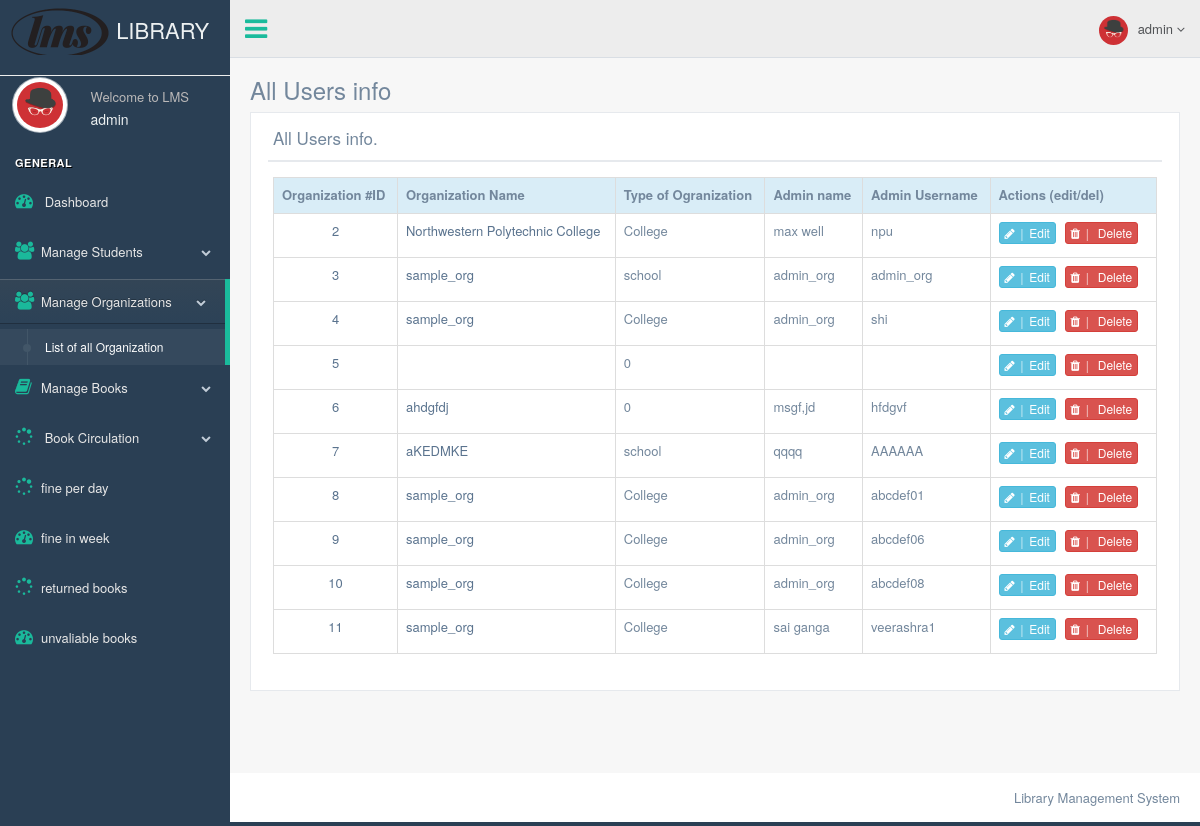
Page /librarian/display_organization_info.php (signed in) on the committed database.
### tables this page shows
CREATE TABLE `organization_registration` (
  `id` int(8) NOT NULL,
  `org_name` varchar(256) NOT NULL,
  `org_admin_name` varchar(128) NOT NULL,
  `org_type` varchar(128) NOT NULL,
  `org_size` int(8) NOT NULL,
  `contact` varchar(32) NOT NULL,
  `address` varchar(512) NOT NULL,
  `email` varchar(256) NOT NULL,
  `website_url` varchar(256) NOT NULL,
  `username` varchar(64) NOT NULL,
  `password` varchar(64) NOT NULL,
  `added_on` date NOT NULL
);

### librarian/display_organization_info.php (the view, shortened to what this page needs)
<?php
    include "header.php";
    include "connection.php";
?>
        <div class="right_col" role="main">
            <div class="">
                <div class="page-title">
                    <div class="title_left">
                        <h3>All Users info</h3>
                    </div>
                </div>
                <div class="clearfix"></div>
                <div class="row" style="min-height:500px">
                    <div class="col-md-12 col-sm-12 col-xs-12">
                        <div class="x_panel">
                            <div class="x_title">
                                <h2> All Users info.</h2>
                                <div class="clearfix"></div>
                            </div>
                            <div class="x_content">
                                <?php
                                    $res = mysqli_query($db_connect,"SELECT * FROM organization_registration");
                                    echo "<table class='table table-bordered'>";
                                    echo "<tr class='bg-info'>";
                                    echo "<th> Organization #ID </th>";
                                    echo "<th> Organization Name </th>";
                                    echo "<th> Type of Ogranization </th>";
                                    echo "<th> Admin name </th>";
                                    echo "<th> Admin Username </th>";
                                    echo "<th> Actions (edit/del) </th>";
                                    echo "</tr>";
                                    while($row = mysqli_fetch_array($res)){
                                        echo "<tr>";
                                        echo "<td class='text-center'>"; ?> <a href="organization_profile.php?id=<?php echo $row["id"]; ?>" > <?php echo $row["id"] ."</a></td>";
                                        echo "<td>"; ?> <a href="organization_profile.php?id=<?php echo $row["id"]; ?>" > <?php echo $row["org_name"] ."</a></td>";
                                        echo "<td>". $row["org_type"]."</td>";
                                        echo "<td>". $row["org_admin_name"] . "</td>";
                                        echo "<td>". $row["username"] . "</td>";
                                        echo "<td>";
                                            ?>
                                                <a href="edit_org.php?id=<?php echo $row['id'];?>" >
                                                    <button class="btn btn-info btn-xs"><span class="fa fa-pencil">&nbsp; | &nbsp;</span>Edit</button>
                                                </a>
                                                <a href="delete_org.php?id=<?php echo $row['id'];?>">
                                                    <button class="btn btn-danger btn-xs"><span class="fa fa-trash">&nbsp; | &nbsp; </span> Delete </button>
                                                </a>
                                            <?php
                                        echo "</td>";
                                        echo "</tr>";
                                    }
                                    echo "</table>";
                                ?>
                            </div>
                        </div>
                    </div>
                </div>
            </div>
        </div>
<?php
    include "footer.php";
?>

### rows in the picture
organization_registration: id "2", org_name "Northwestern Polytechnic College", org_type "College", org_admin_name "max well", username "npu"
organization_registration: id "3", org_name "sample_org", org_type "school", org_admin_name "admin_org", username "admin_org"
organization_registration: id "4", org_name "sample_org", org_type "College", org_admin_name "admin_org", username "shi"
organization_registration: id "5", org_type "0"
organization_registration: id "6", org_name "ahdgfdj", org_type "0", org_admin_name "msgf,jd", username "hfdgvf"
organization_registration: id "7", org_name "aKEDMKE", org_type "school", org_admin_name "qqqq", username "AAAAAA"
organization_registration: id "8", org_name "sample_org", org_type "College", org_admin_name "admin_org", username "abcdef01"
organization_registration: id "9", org_name "sample_org", org_type "College", org_admin_name "admin_org", username "abcdef06"
organization_registration: id "10", org_name "sample_org", org_type "College", org_admin_name "admin_org", username "abcdef08"
organization_registration: id "11", org_name "sample_org", org_type "College", org_admin_name "sai ganga", username "veerashra1"

### other values in the picture
$_SESSION["librarian"] "admin"
